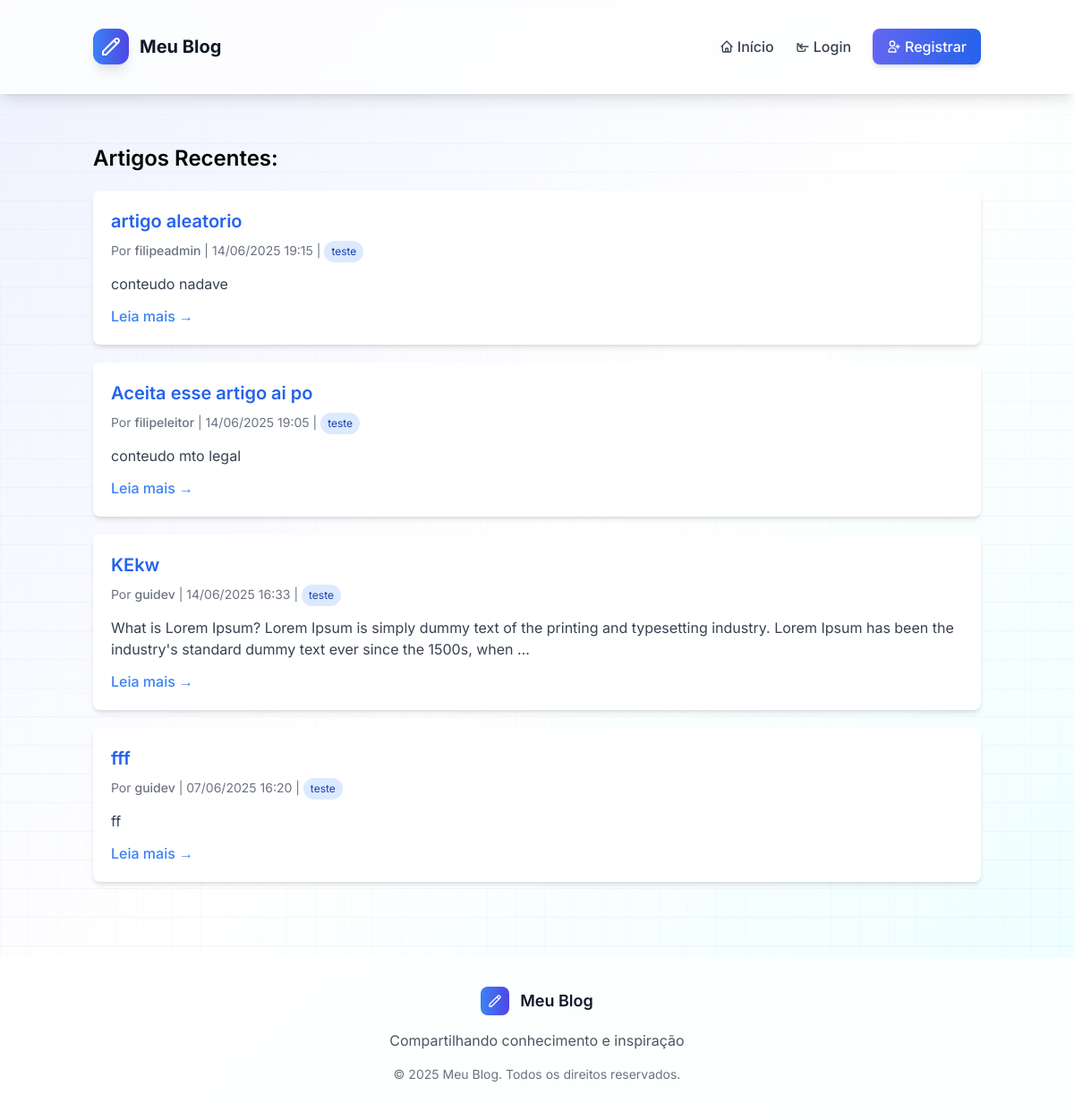
The app's page /, older data.
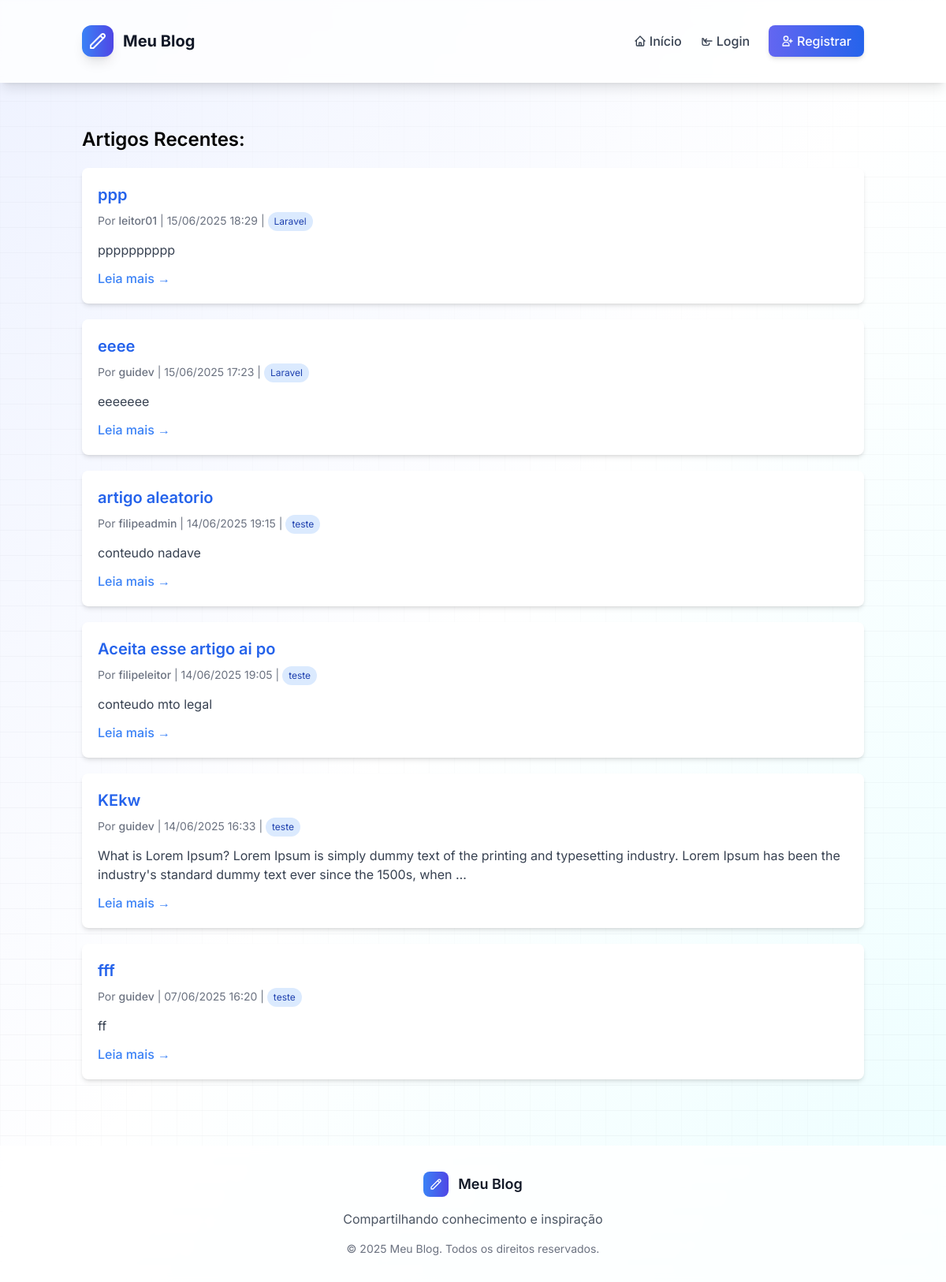
The same page, newer data.
### blog/models.py (models this page shows, shortened)
class Artigo(models.Model):
    titulo = models.CharField(max_length=200)
    conteudo = models.TextField()
    data_criacao = models.DateTimeField(auto_now_add=True)
    data_atualizacao = models.DateTimeField(auto_now=True)
    publicado = models.BooleanField(default=True)
    autor = models.ForeignKey(Usuario, on_delete=models.CASCADE, related_name='artigos')
    categorias = models.ManyToManyField(Categoria, related_name='artigos')
    class Meta:
        verbose_name = 'Artigo'
        verbose_name_plural = 'Artigos'
        ordering = ['-data_criacao']

class Usuario(AbstractUser):
    LEITOR = 'leitor'
    REDATOR = 'redator'
    ADMIN = 'admin'
    TIPO_USUARIO_CHOICES = [
        (LEITOR, 'Leitor'),
        (REDATOR, 'Redator'),
        (ADMIN, 'Administrador'),
    ]
    tipo_usuario = models.CharField(
        max_length=10,
        choices=TIPO_USUARIO_CHOICES,
        default=LEITOR,
    )
    groups = models.ManyToManyField(
        Group,
        verbose_name='groups',
        blank=True,
        related_name='blog_users',
        related_query_name='user',
    )
    user_permissions = models.ManyToManyField(
        Permission,
        verbose_name='user permissions',
        blank=True,
        related_name='blog_users',
        related_query_name='user',
    )
    class Meta:
        verbose_name = 'Usuário'
        verbose_name_plural = 'Usuários'

class Categoria(models.Model):
    nome = models.CharField(max_length=100)
    descricao = models.TextField(blank=True)
    class Meta:
        verbose_name = 'Categoria'
        verbose_name_plural = 'Categorias'

### blog/views.py (the view)
# urls.py: path('', views.index, name='index'),
def index(request):
    artigos = Artigo.objects.filter(publicado=True).order_by('-data_criacao')
    return render(request, 'blog/index.html', {'artigos': artigos})

### blog/templates/blog/index.html (shortened to what this page needs)
{% extends 'blog/base.html' %}
{% block content %}
<div class="container mx-auto mt-10">
    <h2 class="text-2xl font-semibold mb-4">Artigos Recentes:</h2>
    <div class="mt-5">
        {% for artigo in artigos %}
    <div class="bg-white shadow-md rounded-lg p-5 mb-5 hover:shadow-lg transition-shadow duration-300">
        <h3 class="text-xl font-semibold">
            <a href="{% url 'artigo_detail' artigo.pk %}"
               class="text-blue-600 hover:underline hover:text-blue-800 cursor-pointer inline-block">
                {{ artigo.titulo }}
            </a>
        </h3>
                <div class="text-sm text-gray-500 mt-2 mb-3">
                    Por <span class="font-medium">{{ artigo.autor.username }}</span> |
                    {{ artigo.data_criacao|date:"d/m/Y H:i" }}
                    {% if artigo.categorias.all %}
                        |
                        {% for categoria in artigo.categorias.all %}
                            <a href="{% url 'categoria_detail' categoria.pk %}" class="inline-block bg-blue-100 text-blue-800 text-xs px-2 py-1 rounded-full mr-1 hover:bg-blue-200">
                                {{ categoria.nome }}
                            </a>
                        {% endfor %}
                    {% endif %}
                </div>
                <p class="text-gray-700 mt-2">{{ artigo.conteudo|truncatewords:30 }}</p>
                <div class="mt-3">
                    <a href="{% url 'artigo_detail' artigo.pk %}" class="text-blue-500 hover:text-blue-700 hover:underline font-medium">
                        Leia mais →
                    </a>
                </div>
            </div>
        {% endfor %}
    </div>
</div>
{% endblock %}

Row changes from the older to the newer data that the page shows:
added Artigo: titulo "ppp", autor.username "leitor01", data_criacao "15/06/2025 18:29", conteudo "pppppppppp"
now on this page (row unchanged): Categoria: nome "Laravel"
added Artigo: titulo "eeee", autor.username "guidev", data_criacao "15/06/2025 17:23", conteudo "eeeeeee"
